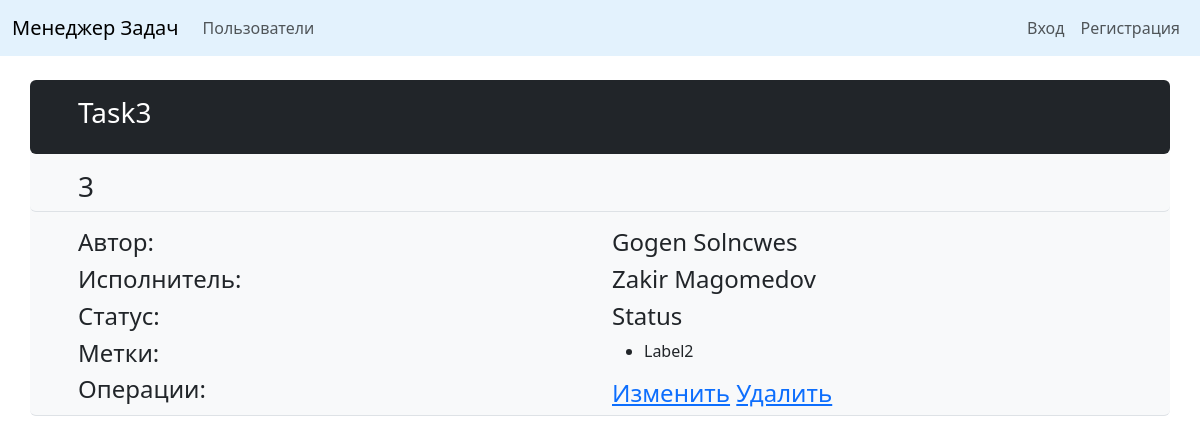
Page /tasks/3/ on the committed database.
### task_manager/tasks/models.py (models this page shows, shortened)
class Task(models.Model):
    name = models.CharField(max_length=255,
                            unique=True,
                            verbose_name=_('Name'))
    description = models.TextField(verbose_name=_('Description'))
    status = models.ForeignKey(Status,
                               on_delete=models.PROTECT,
                               related_name='status',
                               verbose_name=_('Status'))
    labels = models.ManyToManyField(Label,
                                    blank=True,
                                    related_name='labels',
                                    verbose_name=_('Label'))
    creator = models.ForeignKey(User,
                                related_name='task_creator',
                                on_delete=models.PROTECT,
                                blank=False,
                                verbose_name=_('Creator'))
    executor = models.ForeignKey(User,
                                 null=True,
                                 blank=True,
                                 related_name='task_executor',
                                 on_delete=models.PROTECT,
                                 verbose_name=_('Executor'))
    created_at = models.DateField(auto_now_add=True, verbose_name=_('Created at'))

### task_manager/users/models.py (models this page shows)
class User(AbstractUser):
    def __str__(self):
        if self.first_name and self.last_name:
            return f'{self.first_name} {self.last_name}'
        return self.username

### task_manager/statuses/models.py (models this page shows)
class Status(models.Model):
    name = models.CharField(max_length=255,
                            unique=True,
                            verbose_name=_('Name'))
    description = models.CharField(max_length=255,
                                   verbose_name=_('Description'))
    created_at = models.DateField(auto_now_add=True, verbose_name=_('Created at'))
    def __str__(self):
        return self.name

### task_manager/labels/models.py (models this page shows)
class Label(models.Model):
    name = models.CharField(max_length=255,
                            unique=True,
                            verbose_name=_('Name'))
    created_at = models.DateField(auto_now_add=True, verbose_name=_('Created at'))
    def __str__(self):
        return self.name

### task_manager/tasks/views.py (the view)
# urls.py: path('<int:pk>/', TaskDetailView.as_view(), name='detail_task'),
class TaskDetailView(DetailView, LoginRequiredMixin):
    model = Task
    template_name = 'tasks/task.html'
    context_object_name = 'task'

### task_manager/templates/tasks/task.html
{% extends 'for_import/base.html' %}
{% load i18n %}
{% load django_bootstrap5 %}
{% block content %}
<div class="container-sm mt-4 p-0 bg-light rounded">
    <div class="bg-dark text-white rounded py-3">
        <h3 class="text-left mx-5">{{ task.name }}</h3>
    </div>
    <div class="px-5 mt-3 rounded border-bottom">
        <h3>{{ task.description }}</h3>
    </div>
    <div class="px-5 mt-3 rounded border-bottom">
        <div class="row">
            <div class="col d-block">
                <h4>Автор:</h4>
                <h4>Исполнитель:</h4>
                <h4>Статус:</h4>
                <h4>Метки:</h4>
                <h4>Операции:</h4>
            </div>
            <div class="col d-block">
                <h4>{{ task.creator }}</h4>
                <h4>{{ task.executor }}</h4>
                <h4>{{ task.status }}</h4>
                <ul>
                    {% if task.labels.all %}
                        {% for label in task.labels.all %}
                            <li>{{ label }}</li>
                        {% endfor %}
                    {% else %}
                     <h4>-</h4>
                    {% endif %}
                </ul>
                <h4>
                    <a href="{% url 'update_task' task.id %}">{% translate "Edit" %}</a>
                    <a href="{% url 'delete_task' task.id %}">{% translate "Delete" %}</a>
                </h4>
            </div>
        </div>
    </div>
</div>
{% endblock %}

### rows in the picture
Task: name "Task3", description "3", creator "Gogen Solncwes", executor "Zakir Magomedov", status "Status"
Label: name "Label2"
